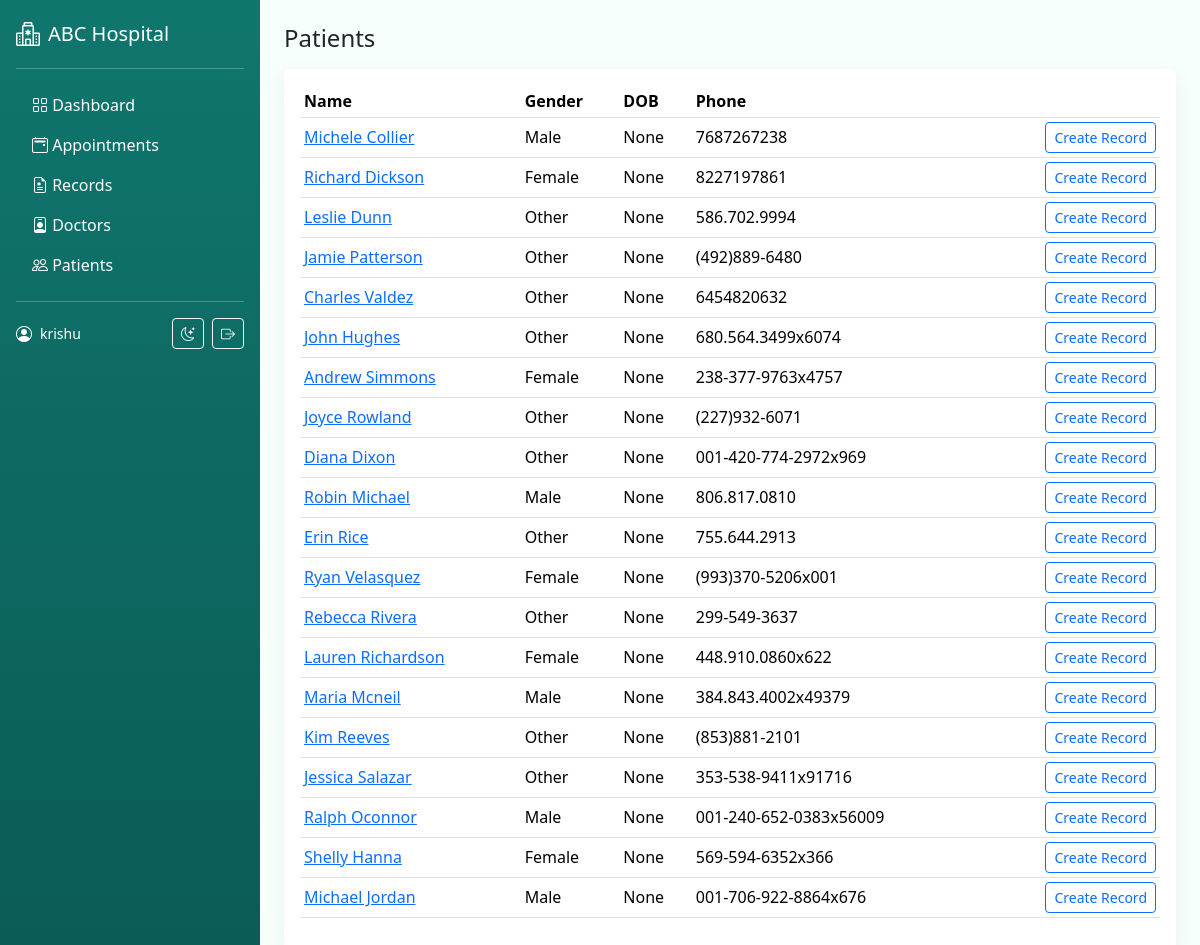
/accounts/patients/ (signed in), run on the app's committed database.
### accounts/models.py (models this page shows, shortened)
class User(AbstractUser):
    class Roles(models.TextChoices):
        ADMIN = "ADMIN", _("Admin")
        DOCTOR = "DOCTOR", _("Doctor")
        PATIENT = "PATIENT", _("Patient")
    role = models.CharField(
        max_length=20,
        choices=Roles.choices,
        default=Roles.PATIENT,
        help_text=_("Determines the user dashboard and permissions."),
    )

class PatientProfile(models.Model):
    GENDER_CHOICES = (
        ("M", _("Male")),
        ("F", _("Female")),
        ("O", _("Other")),
    )
    user = models.OneToOneField(User, on_delete=models.CASCADE, related_name="patient_profile")
    date_of_birth = models.DateField(null=True, blank=True)
    gender = models.CharField(max_length=1, choices=GENDER_CHOICES, blank=True)
    address = models.CharField(max_length=255, blank=True)
    phone = models.CharField(max_length=20, blank=True)

### accounts/views.py (the view)
# urls.py: path('patients/', views.patients_list, name='patients_list'),
@login_required
def patients_list(request):
    patients = User.objects.filter(role=User.Roles.PATIENT).select_related('patient_profile')
    return render(request, 'accounts/patients_list.html', { 'patients': patients })

### templates/accounts/patients_list.html (shortened to what this page needs)
{% extends 'base.html' %}
{% block content %}
<h4 class="mb-3">Patients</h4>
<div class="card p-3">
  <div class="table-responsive">
    <table class="table table-sm align-middle">
      <thead><tr><th>Name</th><th>Gender</th><th>DOB</th><th>Phone</th><th></th></tr></thead>
      <tbody>
        {% for p in patients %}
        <tr>
          <td><a href="{% url 'accounts:patient_profile' p.id %}">{{ p.get_full_name|default:p.username }}</a></td>
          <td>{{ p.patient_profile.get_gender_display }}</td>
          <td>{{ p.patient_profile.date_of_birth }}</td>
          <td>{{ p.patient_profile.phone }}</td>
          <td class="text-end"><a class="btn btn-sm btn-outline-primary" href="{% url 'records:create' p.id %}">Create Record</a></td>
        </tr>
        {% empty %}
        <tr><td colspan="5" class="text-center text-muted">No patients found.</td></tr>
        {% endfor %}
      </tbody>
    </table>
  </div>
 </div>
{% endblock %}

### templates/base.html (shortened to what this page needs)
<!DOCTYPE html>
<html lang="en" data-bs-theme="light">
<head>
  <link href="https://cdn.jsdelivr.net/npm/bootstrap@5.3.3/dist/css/bootstrap.min.css" rel="stylesheet">
  <link href="https://cdn.jsdelivr.net/npm/bootstrap-icons@1.11.3/font/bootstrap-icons.css" rel="stylesheet">
  {% load static %}
</head>
<body>
  <div class="d-flex" style="min-height:100vh;">
    <aside class="flex-shrink-0 p-3 text-bg-dark" style="width:260px;background:linear-gradient(180deg,var(--brand),#0b5b55);">
      <a href="/" class="d-flex align-items-center mb-3 mb-md-0 me-md-auto text-white text-decoration-none">
        <i class="bi bi-hospital fs-4 me-2"></i>
        <span class="fs-5">ABC Hospital</span>
      </a>
      <hr>
      <ul class="nav nav-pills flex-column mb-auto">
        <li class="nav-item"><a href="/" class="nav-link text-white"><i class="bi bi-grid"></i> Dashboard</a></li>
        <li><a href="/appointments/" class="nav-link text-white"><i class="bi bi-calendar2-event"></i> Appointments</a></li>
        <li><a href="/records/" class="nav-link text-white"><i class="bi bi-file-earmark-medical"></i> Records</a></li>
        <li><a href="/accounts/doctors/" class="nav-link text-white"><i class="bi bi-person-badge"></i> Doctors</a></li>
        <li><a href="/accounts/patients/" class="nav-link text-white"><i class="bi bi-people"></i> Patients</a></li>
      </ul>
      <hr>
      <div class="d-flex align-items-center text-white">
        <i class="bi bi-person-circle me-2"></i>
        <div class="small">{{ user.get_full_name|default:user.username }}</div>
        <div class="ms-auto d-flex gap-2">
          <button id="themeToggle" class="btn btn-sm btn-outline-light"><i class="bi bi-moon-stars"></i></button>
          <a href="/accounts/logout/" class="btn btn-sm btn-outline-light"><i class="bi bi-box-arrow-right"></i></a>
        </div>
      </div>
    </aside>
    <main class="flex-grow-1 p-4">
      {% block content %}{% endblock %}
    </main>
  </div>
</body>
</html>

### templates/base.html (style rules this page uses)
:root { --brand: #0f766e; --brand-2:#0ea5a4; --bg:#f6fffb; }
body { background-color: var(--bg); }
.card { border: 0; box-shadow: 0 6px 20px rgba(0,0,0,0.06); }

### data on the page
User: get_full_name "krishu"
User: get_full_name "Michele Collier", patient_profile.gender "Male", patient_profile.date_of_birth "None", patient_profile.phone "7687267238"
User: get_full_name "Richard Dickson", patient_profile.gender "Female", patient_profile.date_of_birth "None", patient_profile.phone "8227197861"
User: get_full_name "Leslie Dunn", patient_profile.gender "Other", patient_profile.date_of_birth "None", patient_profile.phone "586.702.9994"
User: get_full_name "Jamie Patterson", patient_profile.gender "Other", patient_profile.date_of_birth "None", patient_profile.phone "(492)889-6480"
User: get_full_name "Charles Valdez", patient_profile.gender "Other", patient_profile.date_of_birth "None", patient_profile.phone "6454820632"
User: get_full_name "John Hughes", patient_profile.gender "Other", patient_profile.date_of_birth "None", patient_profile.phone "680.564.3499x6074"
User: get_full_name "Andrew Simmons", patient_profile.gender "Female", patient_profile.date_of_birth "None", patient_profile.phone "238-377-9763x4757"
User: get_full_name "Joyce Rowland", patient_profile.gender "Other", patient_profile.date_of_birth "None", patient_profile.phone "(227)932-6071"
User: get_full_name "Diana Dixon", patient_profile.gender "Other", patient_profile.date_of_birth "None", patient_profile.phone "001-420-774-2972x969"
User: get_full_name "Robin Michael", patient_profile.gender "Male", patient_profile.date_of_birth "None", patient_profile.phone "806.817.0810"
User: get_full_name "Erin Rice", patient_profile.gender "Other", patient_profile.date_of_birth "None", patient_profile.phone "755.644.2913"
User: get_full_name "Ryan Velasquez", patient_profile.gender "Female", patient_profile.date_of_birth "None", patient_profile.phone "(993)370-5206x001"
User: get_full_name "Rebecca Rivera", patient_profile.gender "Other", patient_profile.date_of_birth "None", patient_profile.phone "299-549-3637"
User: get_full_name "Lauren Richardson", patient_profile.gender "Female", patient_profile.date_of_birth "None", patient_profile.phone "448.910.0860x622"
User: get_full_name "Maria Mcneil", patient_profile.gender "Male", patient_profile.date_of_birth "None", patient_profile.phone "384.843.4002x49379"
User: get_full_name "Kim Reeves", patient_profile.gender "Other", patient_profile.date_of_birth "None", patient_profile.phone "(853)881-2101"
User: get_full_name "Jessica Salazar", patient_profile.gender "Other", patient_profile.date_of_birth "None", patient_profile.phone "353-538-9411x91716"
User: get_full_name "Ralph Oconnor", patient_profile.gender "Male", patient_profile.date_of_birth "None", patient_profile.phone "001-240-652-0383x56009"
User: get_full_name "Shelly Hanna", patient_profile.gender "Female", patient_profile.date_of_birth "None", patient_profile.phone "569-594-6352x366"
User: get_full_name "Michael Jordan", patient_profile.gender "Male", patient_profile.date_of_birth "None", patient_profile.phone "001-706-922-8864x676"
